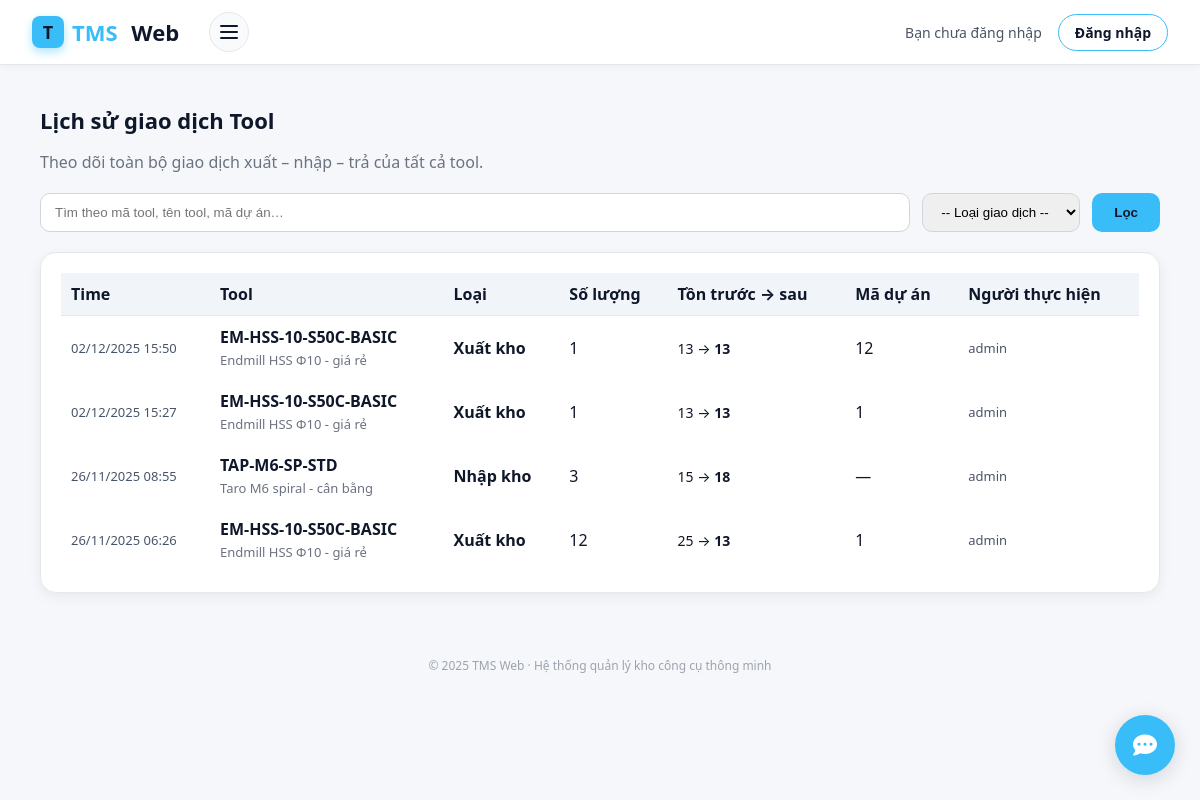
Screenshot of /tool-muontra/history/ with the database file from the repository.
### tool_muontra/models.py (models this page shows, shortened)
class ToolTransaction(models.Model):
    EXPORT = "EXPORT"    # Xuất kho (mượn / lấy tool ra)
    IMPORT = "IMPORT"    # Nhập kho (mua mới / bổ sung)
    RETURN = "RETURN"    # Trả lại kho (bỏ tool vào lại)
    LOAI_CHOICES = [
        (EXPORT, "Xuất kho"),
        (IMPORT, "Nhập kho"),
        (RETURN, "Trả lại kho"),
    ]
    TRANG_THAI_CHOICES = [
        ("PENDING", "Đang chờ tủ xử lý"),
        ("SUCCESS", "Thành công"),
        ("FAILED", "Thất bại"),
    ]
    loai = models.CharField(max_length=20, choices=LOAI_CHOICES)
    tool = models.ForeignKey(
        Tool,
        on_delete=models.CASCADE,
        related_name="transactions",
    )
    so_luong = models.PositiveIntegerField()
    ton_truoc = models.PositiveIntegerField()
    ton_sau = models.PositiveIntegerField()
    ma_du_an = models.CharField(max_length=100, blank=True)
    ghi_chu = models.TextField(blank=True)
    nguoi_thuc_hien = models.ForeignKey(
        User,
        null=True,
        on_delete=models.SET_NULL,
        related_name="tool_transactions",
    )
    created_at = models.DateTimeField(auto_now_add=True)
    trang_thai = models.CharField(
        max_length=20,
        choices=TRANG_THAI_CHOICES,
        default="PENDING",
    )
    ly_do_fail = models.CharField(
        max_length=255,
        blank=True,
        default="",
        help_text="Lý do giao dịch thất bại do tủ gửi về.",
    )
    tx_id = models.BigIntegerField(
        null=True,
        blank=True,
        db_index=True,
        help_text="ID giao dịch để map giữa Django và ESP32.",
    )

### tool/models.py (models this page shows, shortened)
class Tool(models.Model):
    LOAI_GIA_CONG_CHOICES = [
        ("DRILL", "Khoan"),
        ("MILL", "Phay"),
        ("TAP", "Taro"),
        ("REAM", "Doa"),
        ("TURN", "Tiện"),
    ]
    NHOM_VL_CHOICES = [
        ("P", "Thép (ISO P)"),
        ("M", "Thép không gỉ (ISO M)"),
        ("K", "Gang (ISO K)"),
        ("N", "Nhôm/kim loại màu (ISO N)"),
        ("S", "Hợp kim chịu nhiệt (ISO S)"),
        ("H", "Thép đã tôi (ISO H)"),
    ]
    ten_tool = models.CharField(
        max_length=200,
        verbose_name="Tên tool"
    )
    ma_tool = models.CharField(
        max_length=50,
        unique=True,
        verbose_name="Mã tool"
    )
    nhom_tool = models.CharField(
        max_length=100,
        verbose_name="Nhóm tool",
        help_text="VD: Mũi khoan, Dao phay, Mũi taro…"
    )
    dong_tool = models.CharField(
        max_length=100,
        blank=True,
        verbose_name="Dòng tool",
        help_text="VD: Drill, Endmill, Tap…"
    )
    nha_san_xuat = models.CharField(
        max_length=100,
        blank=True,
        verbose_name="Nhà sản xuất"
    )
    ma_nha_sx = models.CharField(
        max_length=100,
        blank=True,
        verbose_name="Mã nhà sản xuất"
    )
    tieu_chuan = models.CharField(
        max_length=100,
        blank=True,
        verbose_name="Tiêu chuẩn"
    )
    model = models.CharField(
        max_length=100,
        blank=True,
        verbose_name="Model"
    )
    vat_lieu_phu_hop = models.CharField(
        max_length=200,
        blank=True,
        verbose_name="Vật liệu gia công phù hợp",
        help_text="VD: C45, S50C, SUS304…"
    )
    ghi_chu = models.TextField(
        blank=True,
        verbose_name="Ghi chú thêm"
    )
    duong_kinh = models.DecimalField(
        max_digits=6,
        decimal_places=2,
        null=True,
        blank=True,
        verbose_name="Đường kính làm việc (mm)"
    )
    chieu_dai_lam_viec = models.DecimalField(
        max_digits=6,
        decimal_places=2,
        null=True,
        blank=True,
        verbose_name="Chiều dài làm việc (mm)"
    )
    don_vi_tinh = models.CharField(
        max_length=50,
        blank=True,
        verbose_name="Đơn vị tính",
        help_text="VD: cái, hộp, bộ…"
    )
    tuoi_tho_chuan = models.CharField(
        max_length=100,
        blank=True,
        verbose_name="Tuổi thọ chuẩn",
        help_text="VD: 1500 lỗ / 1 tool"
    )
    loai_gia_cong = models.CharField(
        max_length=50,
        choices=LOAI_GIA_CONG_CHOICES,
        verbose_name="Loại gia công chính",
        null=True,
        blank=True,
        help_text="Khoan / Phay / Taro / Doa / Tiện…"
    )
    duong_kinh_min = models.DecimalField(
        max_digits=6,
        decimal_places=2,
        null=True,
        blank=True,
        verbose_name="ĐK min cho phép (mm)"
    )
    duong_kinh_max = models.DecimalField(
        max_digits=6,
        decimal_places=2,
        null=True,
        blank=True,
        verbose_name="ĐK max cho phép (mm)"
    )
    ty_le_sau_lo_max = models.DecimalField(
        max_digits=4,
        decimal_places=1,
        null=True,
        blank=True,
        verbose_name="Tỷ lệ sâu lỗ max (L/D)"
    )
    nhom_vat_lieu_iso = models.CharField(
        max_length=2,
        choices=NHOM_VL_CHOICES,
        blank=True,
        verbose_name="Nhóm vật liệu ISO"
    )
    do_cung_min = models.PositiveIntegerField(
        null=True,
        blank=True,
        verbose_name="Độ cứng vật liệu min (HRC)"
    )
    do_cung_max = models.PositiveIntegerField(
        null=True,
        blank=True,
        verbose_name="Độ cứng vật liệu max (HRC)"
    )
    may_phu_hop = models.CharField(
        max_length=200,
        blank=True,
        verbose_name="Dòng máy phù hợp",
        help_text="VD: VMC 10.000 rpm, CNC tiện, Máy khoan bàn…"
    )
    can_coolant = models.BooleanField(
        default=False,
        verbose_name="Yêu cầu tưới nguội"
    )
    ton_kho = models.PositiveIntegerField(
        default=0,
        verbose_name="Tồn kho hiện tại"
    )
    muc_canh_bao = models.PositiveIntegerField(
        null=True,
        blank=True,
        verbose_name="Mức cảnh báo tối thiểu"
    )
    tu = models.CharField(
        max_length=100,
        blank=True,
        verbose_name="Tủ / Kệ"
    )
    ngan = models.CharField(
        max_length=100,
        blank=True,
        verbose_name="Ngăn / Khay"
    )
    may_uu_tien = models.CharField(
        max_length=100,
        blank=True,
        verbose_name="Máy / Line ưu tiên"
    )
    ngay_nhap_kho = models.DateField(
        null=True,
        blank=True,
        verbose_name="Ngày nhập kho"
    )
    gia_tri_mua = models.DecimalField(
        max_digits=15,
        decimal_places=0,
        null=True,
        blank=True,
        verbose_name="Giá trị mua (VND/đv)"
    )
    wear_max = models.PositiveIntegerField(
        null=True,
        blank=True,
        verbose_name="Độ mòn tối đa (%)"
    )
    nguong_thay = models.PositiveIntegerField(
        null=True,
        blank=True,
        verbose_name="Ngưỡng cảnh báo thay (%)"
    )
    hrc_tham_chieu = models.PositiveIntegerField(
        null=True,
        blank=True,
        verbose_name="Độ cứng vật liệu tham chiếu (HRC)"
    )
    che_do_cat_khuyen_nghi = models.TextField(
        blank=True,
        verbose_name="Chế độ cắt khuyến nghị"
    )
    ket_luan_fuzzy = models.TextField(
        blank=True,
        verbose_name="Kết luận fuzzy / khuyến nghị"
    )
    diem_gia = models.PositiveSmallIntegerField(
        null=True,
        blank=True,
        verbose_name="Điểm giá (1=rẻ, 5=rất đắt)"
    )
    diem_do_ben = models.PositiveSmallIntegerField(
        null=True,
        blank=True,
        verbose_name="Điểm độ bền (1=thấp, 5=rất bền)"
    )
    diem_on_dinh = models.PositiveSmallIntegerField(
        null=True,
        blank=True,
        verbose_name="Độ ổn định quá trình (1=kém, 5=rất ổn định)"
    )
    diem_chat_luong_be_mat = models.PositiveSmallIntegerField(
        null=True,
        blank=True,
        verbose_name="Chất lượng bề mặt (1=thô, 5=rất đẹp)"
    )
    diem_san_co = models.PositiveSmallIntegerField(
        null=True,
        blank=True,
        verbose_name="Độ sẵn có (1=khó mua, 5=luôn sẵn)"
    )
    diem_uu_tien_dung_truoc = models.PositiveSmallIntegerField(
        null=True,
        blank=True,
        verbose_name="Mức ưu tiên dùng trước (1=ít, 5=ưu tiên cao)"
    )
    created_at = models.DateTimeField(
        auto_now_add=True,
        verbose_name="Thời gian tạo"
    )
    updated_at = models.DateTimeField(
        auto_now=True,
        verbose_name="Thời gian cập nhật"
    )
    class Meta:
        verbose_name = "Tool tiêu hao"
        verbose_name_plural = "Tool tiêu hao"
        ordering = ["ten_tool", "ma_tool"]
        indexes = [
            models.Index(fields=["ma_tool"]),
            models.Index(fields=["nhom_tool", "dong_tool"]),
            models.Index(fields=["loai_gia_cong", "nhom_vat_lieu_iso"]),
        ]

### tool_muontra/views.py (the view, shortened to what this page needs)
# urls.py: path("history/", views.history_tool, name="history_tool"),
def history_tool(request):
    q = request.GET.get("q", "").strip()
    loai = request.GET.get("loai", "").strip()
    transactions = ToolTransaction.objects.select_related("tool", "nguoi_thuc_hien")
    if loai:
        transactions = transactions.filter(loai=loai)
    transactions = transactions.order_by("-created_at")[:500]
    context = {
        "transactions": transactions,
        "q": q,
        "loai": loai,
        "loai_choices": ToolTransaction.LOAI_CHOICES,
    }
    return render(request, "tool_history.html", context)

### templates/tool_history.html (shortened to what this page needs)
{% extends "base.html" %}
{% block content %}
<div style="max-width:1120px;margin:20px auto;">
    <h2 style="font-size:22px;font-weight:700;margin-bottom:6px;">
        Lịch sử giao dịch Tool
    </h2>
    <p style="color:#6b7280;margin-bottom:20px;">
        Theo dõi toàn bộ giao dịch xuất – nhập – trả của tất cả tool.
    </p>
    <form method="get" style="margin-bottom:20px;display:flex;gap:12px;flex-wrap:wrap;">
        <input
            type="text"
            name="q"
            value="{{ q }}"
            placeholder="Tìm theo mã tool, tên tool, mã dự án…"
            style="
                flex:1;min-width:260px;
                padding:10px 14px;
                border-radius:10px;
                border:1px solid #d1d5db;
            "
        />
        <select
            name="loai"
            style="padding:10px 14px;border-radius:10px;border:1px solid #d1d5db;"
        >
            <option value="">-- Loại giao dịch --</option>
        </select>
        <button
            type="submit"
            style="
                background:#38bdf8;
                color:#0f172a;
                padding:10px 22px;
                border-radius:10px;
                font-weight:600;
                border:none;
                cursor:pointer;
            "
        >
            Lọc
        </button>
    </form>
    <div style="
        background:white;
        padding:20px;
        border:1px solid #e5e7eb;
        border-radius:16px;
        box-shadow:0 4px 14px rgba(0,0,0,0.06);
    ">
        <table style="width:100%;border-collapse:collapse;">
            <thead>
                <tr style="background:#f1f5f9;">
                    <th style="padding:10px;border-bottom:1px solid #e5e7eb;text-align:left;">Time</th>
                    <th style="padding:10px;border-bottom:1px solid #e5e7eb;text-align:left;">Tool</th>
                    <th style="padding:10px;border-bottom:1px solid #e5e7eb;text-align:left;">Loại</th>
                    <th style="padding:10px;border-bottom:1px solid #e5e7eb;text-align:left;">Số lượng</th>
                    <th style="padding:10px;border-bottom:1px solid #e5e7eb;text-align:left;">Tồn trước → sau</th>
                    <th style="padding:10px;border-bottom:1px solid #e5e7eb;text-align:left;">Mã dự án</th>
                    <th style="padding:10px;border-bottom:1px solid #e5e7eb;text-align:left;">Người thực hiện</th>
                </tr>
            </thead>
            <tbody>
                {% if transactions %}
                {% for t in transactions %}
                <tr>
                    <td style="padding:10px;font-size:13px;color:#475569;">
                        {{ t.created_at|date:"d/m/Y H:i" }}
                    </td>
                    <td style="padding:10px;">
                        <strong>{{ t.tool.ma_tool }}</strong><br>
                        <span style="color:#6b7280;font-size:13px;">
                            {{ t.tool.ten_tool }}
                        </span>
                    </td>
                    <td style="padding:10px;font-weight:600;">
                        {{ t.get_loai_display }}
                    </td>
                    <td style="padding:10px;">
                        {{ t.so_luong }}
                    </td>
                    <td style="padding:10px;font-size:14px;">
                        {{ t.ton_truoc }} → <strong>{{ t.ton_sau }}</strong>
                    </td>
                    <td style="padding:10px;">
                        {{ t.ma_du_an|default:"—" }}
                    </td>
                    <td style="padding:10px;font-size:13px;color:#475569;">
                        {{ t.nguoi_thuc_hien|default:"—" }}
                    </td>
                </tr>
                {% endfor %}
                {% else %}
                <tr>
                    <td colspan="7" style="padding:16px;text-align:center;color:#94a3b8;">
                        Không có giao dịch nào.
                    </td>
                </tr>
                {% endif %}
            </tbody>
        </table>
    </div>
</div>
{% endblock %}

### templates/base.html (style rules this page uses)
:root { --blue-tech: #38bdf8; --blue-strong: #0f172a; --blue-soft: #e0f2fe; }
* { box-sizing: border-box; }
body { margin: 0; font-family: "Segoe UI", sans-serif; background: #ffffff; color: #0f172a; }

### templates/chatbot.html (style rules this page uses)
:root { --primary-color: #4361ee; --blue-tech: #38bdf8; --blue-strong: #0f172a; --primary-dark: #3a56d4; --bg-color: #f5f7fa; --text-color: #2b2d42; --white: #ffffff; --light-gray: #e9ecef; --shadow: 0 4px 20px rgba(0, 0, 0, 0.15); --border-radius: 16px; }
body { font-family: 'Segoe UI', system-ui, -apple-system, sans-serif; background: var(--bg-color); margin: 0; }

### rows the page displays
ToolTransaction: created_at "02/12/2025 15:50", tool.ma_tool "EM-HSS-10-S50C-BASIC", tool.ten_tool "Endmill HSS Φ10 - giá rẻ", loai "Xuất kho", so_luong "1", ton_truoc "13", ton_sau "13", ma_du_an "12", nguoi_thuc_hien "admin"
ToolTransaction: created_at "02/12/2025 15:27", tool.ma_tool "EM-HSS-10-S50C-BASIC", tool.ten_tool "Endmill HSS Φ10 - giá rẻ", loai "Xuất kho", so_luong "1", ton_truoc "13", ton_sau "13", ma_du_an "1", nguoi_thuc_hien "admin"
ToolTransaction: created_at "26/11/2025 08:55", tool.ma_tool "TAP-M6-SP-STD", tool.ten_tool "Taro M6 spiral - cân bằng", loai "Nhập kho", so_luong "3", ton_truoc "15", ton_sau "18", ma_du_an "—", nguoi_thuc_hien "admin"
ToolTransaction: created_at "26/11/2025 06:26", tool.ma_tool "EM-HSS-10-S50C-BASIC", tool.ten_tool "Endmill HSS Φ10 - giá rẻ", loai "Xuất kho", so_luong "12", ton_truoc "25", ton_sau "13", ma_du_an "1", nguoi_thuc_hien "admin"
